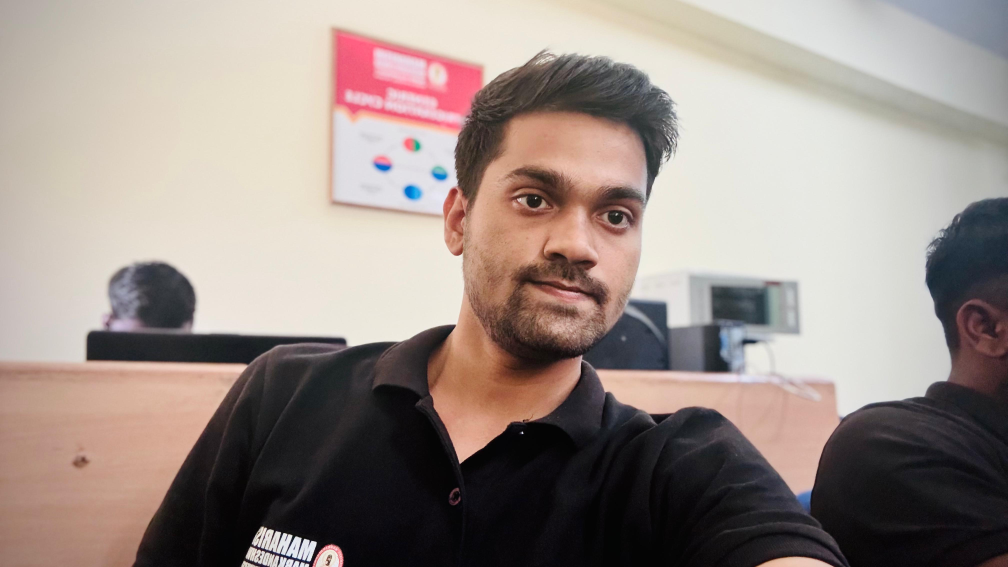
#> input picture filtering&Blurring/myimage.jpeg, 4032 x 2268 px (shown at 1/4 size)
$ python Gaussian_blur.py
#> lines starting #> are read from the running program, lines starting #| are printed output that depends on the picture
import cv2

image=cv2.imread("myimage.jpeg")
#> image is the input picture: shape (2268, 4032, 3); mean B, G, R 135.2, 141.1, 153.8
resize_img=cv2.resize(image,(800,400))
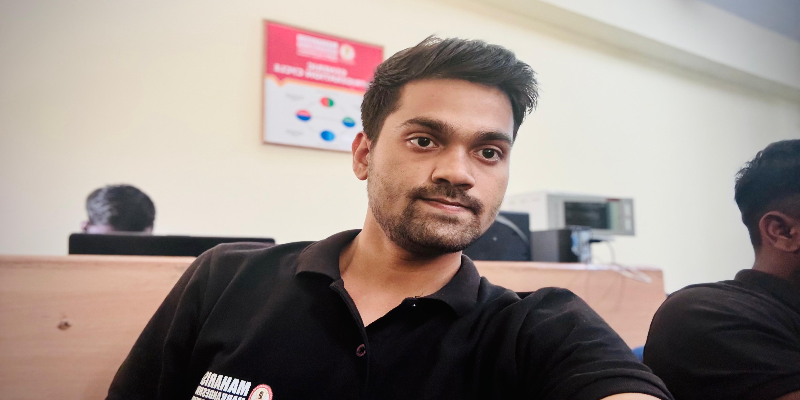
#> resize_img: shape (400, 800, 3); mean B, G, R 135.1, 141.1, 153.7


blurred=cv2.GaussianBlur(resize_img,(3,3),1)
resize_blurimg=cv2.resize(blurred,(800,400))


cv2.imshow("Original Image",resize_img)
cv2.imshow("Blurred Image",resize_blurimg)

cv2.waitKey(0)
cv2.destroyAllWindows()
